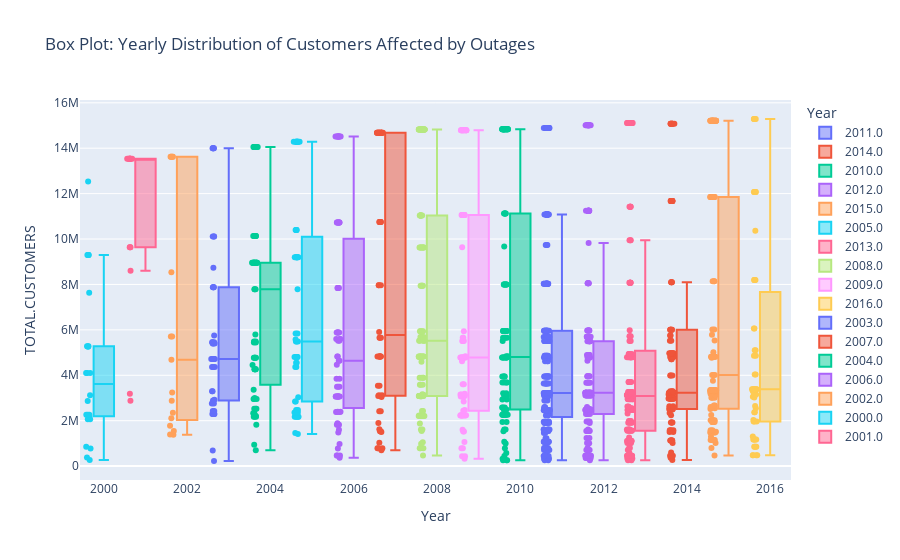

Notebook code for this chart:
### Markdown cell above
### Bivariate analysis

### Code cell
# Box Plot: YEAR vs TOTAL.CUSTOMERS
box_plot = px.box(
    data,
    x="YEAR",
    y="TOTAL.CUSTOMERS",
    title="Box Plot: Yearly Distribution of Customers Affected by Outages",
    labels={"YEAR": "Year", "CUSTOMERS.AFFECTED": "customers affected"},
    color="YEAR",  # Differentiate by year
    points="all"  # Show all data points
)
box_plot.show()
